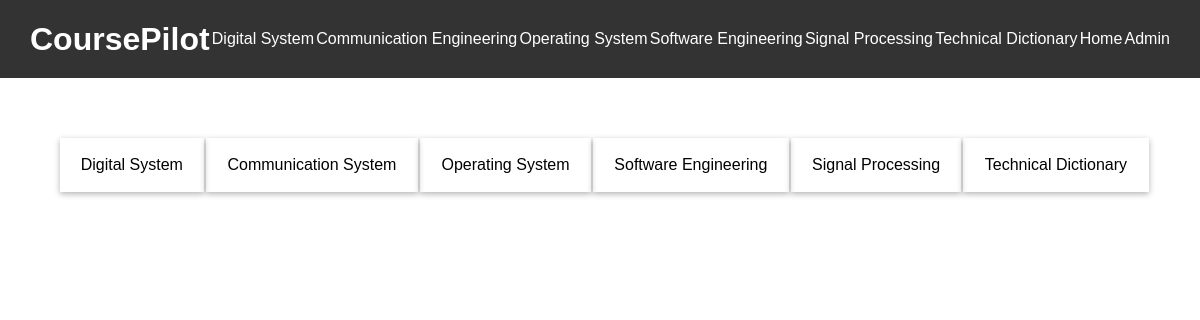
The page / on the database its author committed.
### courses/models.py (models this page shows, shortened)
class Course(models.Model):
    id = models.AutoField(primary_key=True)
    courseName = models.CharField(max_length=200)
    imagePath = models.CharField(max_length=200)
    description = models.TextField()

### courses/views.py (the view)
# urls.py: path('', views.homePage, name='homePage'),
def homePage(request):
    latest_course_list = Course.objects.all()
    template = loader.get_template("courses/homePage.html")
    context = {
        "latest_course_list": latest_course_list,
    }
    return HttpResponse(template.render(context, request))

### courses/templates/courses/homePage.html (shortened to what this page needs)
{% extends "courses/base.html" %}
{% block content %}
{% load static %}
<div class="rounded-box">
    <table>
        <tr>
            {% for course in latest_course_list %}
                <td class="course-name" data-course-id="{{ forloop.counter0 }}">{{ course.courseName }}</td>
            {% endfor %}
        </tr>
    </table>
</div>
{% endblock %}

### courses/templates/courses/base.html (style rules this page uses)
body { font-family: Arial, sans-serif; margin: 0; padding: 0; }

### courses/templates/courses/homePage.html (style rules this page uses)
.rounded-box { padding: 8px; width: 95%; height: auto; }
table { width: 100%; }
td { padding: 18px; text-align: center; box-shadow: 0px 2px 6px rgba(0, 0, 0, 0.3); }

### rows shown on the page
Course: courseName "Digital System"
Course: courseName "Communication System"
Course: courseName "Operating System"
Course: courseName "Software Engineering"
Course: courseName "Signal Processing"
Course: courseName "Technical Dictionary"
